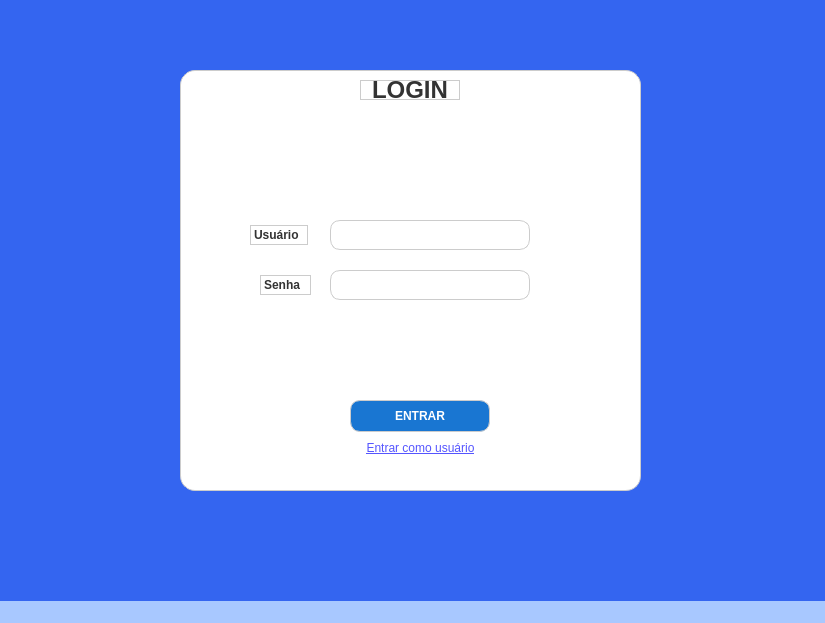
<?xml version="1.0" encoding="UTF-8"?>
<ui version="4.0">
 <class>MainWindow</class>
 <widget class="QMainWindow" name="MainWindow">
  <property name="geometry">
   <rect>
    <x>0</x>
    <y>0</y>
    <width>825</width>
    <height>623</height>
   </rect>
  </property>
  <property name="windowTitle">
   <string>Tela de Login</string>
  </property>
  <property name="styleSheet">
   <string notr="true">background-color: #a8c8ff;
</string>
  </property>
  <widget class="QWidget" name="centralwidget">
   <property name="styleSheet">
    <string notr="true">background-color: #3465f0 ;
    </string>
   </property>
   <widget class="QFrame" name="frame">
    <property name="geometry">
     <rect>
      <x>180</x>
      <y>70</y>
      <width>461</width>
      <height>421</height>
     </rect>
    </property>
    <property name="styleSheet">
     <string notr="true">background-color: #ffffff;
border-radius: 15px;
border: 1px solid #cccccc;
box-shadow: 2px 2px 10px rgba(0, 0, 0, 0.25);User</string>
    </property>
    <property name="frameShape">
     <enum>QFrame::Shape::StyledPanel</enum>
    </property>
    <property name="frameShadow">
     <enum>QFrame::Shadow::Raised</enum>
    </property>
    <widget class="QPushButton" name="pushButton_2">
     <property name="geometry">
      <rect>
       <x>170</x>
       <y>370</y>
       <width>141</width>
       <height>16</height>
      </rect>
     </property>
     <property name="styleSheet">
      <string notr="true">QPushButton {
    background: transparent;
    border: none;
    color: #5555ff;
    text-decoration: underline;
}
QPushButton:hover {
    color: #0000aa;
}
</string>
     </property>
     <property name="text">
      <string>Entrar como usuário</string>
     </property>
    </widget>
    <widget class="QLabel" name="label_3">
     <property name="geometry">
      <rect>
       <x>80</x>
       <y>205</y>
       <width>51</width>
       <height>20</height>
      </rect>
     </property>
     <property name="styleSheet">
      <string notr="true">color: #333333;
font-weight: bold;
</string>
     </property>
     <property name="text">
      <string>Senha</string>
     </property>
    </widget>
    <widget class="QLabel" name="label">
     <property name="geometry">
      <rect>
       <x>180</x>
       <y>10</y>
       <width>100</width>
       <height>20</height>
      </rect>
     </property>
     <property name="styleSheet">
      <string notr="true">
      font-size: 24px;
      font-weight: bold;
      color: #333;
     </string>
     </property>
     <property name="text">
      <string>LOGIN</string>
     </property>
     <property name="alignment">
      <set>Qt::AlignmentFlag::AlignCenter</set>
     </property>
    </widget>
    <widget class="QLabel" name="label_2">
     <property name="geometry">
      <rect>
       <x>70</x>
       <y>155</y>
       <width>58</width>
       <height>20</height>
      </rect>
     </property>
     <property name="styleSheet">
      <string notr="true">color: #333333;
font-weight: bold;
</string>
     </property>
     <property name="text">
      <string>Usuário</string>
     </property>
    </widget>
    <widget class="QLineEdit" name="lineEdit_2">
     <property name="geometry">
      <rect>
       <x>150</x>
       <y>200</y>
       <width>200</width>
       <height>30</height>
      </rect>
     </property>
     <property name="styleSheet">
      <string notr="true">
      QLineEdit {
		border: 1px solid #ccc;
		border-radius: 10px;
		padding: 5px;
		background-color: #ffffff;
		color: #222222;
      }
     </string>
     </property>
     <property name="echoMode">
      <enum>QLineEdit::EchoMode::Password</enum>
     </property>
    </widget>
    <widget class="QPushButton" name="pushButton">
     <property name="geometry">
      <rect>
       <x>170</x>
       <y>330</y>
       <width>140</width>
       <height>32</height>
      </rect>
     </property>
     <property name="styleSheet">
      <string notr="true">
      QPushButton {
        background-color: #1976D2;
        color: white;
        border-radius: 10px;
        font-weight: bold;
      }
      QPushButton:hover {
        background-color: #1565C0;
      }
     </string>
     </property>
     <property name="text">
      <string>ENTRAR</string>
     </property>
    </widget>
    <widget class="QLineEdit" name="lineEdit">
     <property name="geometry">
      <rect>
       <x>150</x>
       <y>150</y>
       <width>200</width>
       <height>30</height>
      </rect>
     </property>
     <property name="styleSheet">
      <string notr="true">
      QLineEdit {
        border: 1px solid #ccc;
    	 border-radius: 10px;
   		 padding: 5px;
    	 background-color: #ffffff;
    	 color: #222222;
      }
     </string>
     </property>
    </widget>
   </widget>
  </widget>
  <widget class="QMenuBar" name="menubar">
   <property name="geometry">
    <rect>
     <x>0</x>
     <y>0</y>
     <width>825</width>
     <height>23</height>
    </rect>
   </property>
  </widget>
  <widget class="QStatusBar" name="statusbar"/>
 </widget>
 <resources/>
 <connections/>
</ui>
